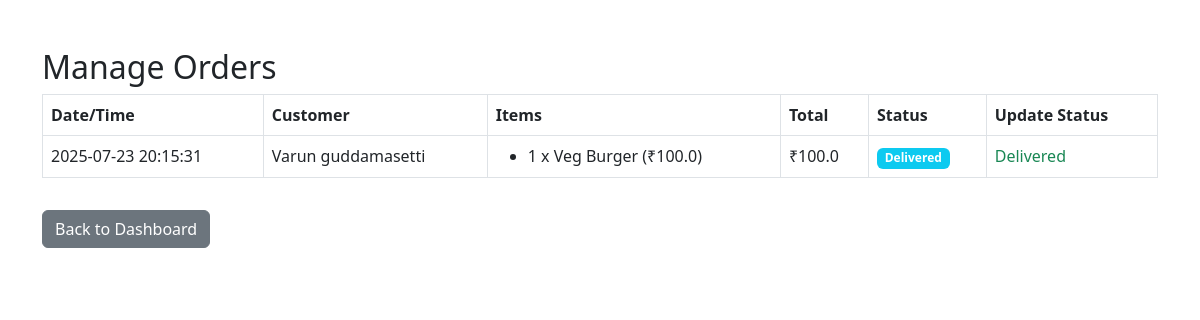
The app's page /partner_orders (signed in) with its own data.
### tables this page shows
CREATE TABLE orders (
    id INTEGER PRIMARY KEY AUTOINCREMENT,
    username TEXT NOT NULL,
    items TEXT NOT NULL,
    total REAL NOT NULL,
    address_id INTEGER,
    payment_mode TEXT,
    order_status TEXT DEFAULT 'Order Placed',
    timestamp DATETIME DEFAULT CURRENT_TIMESTAMP
, restaurant_id INTEGER);

### routes/partner_routes.py (the view)
@partner_bp.route('/partner_orders', methods=['GET', 'POST'])
def partner_orders():
    if 'partner' not in session:
        return redirect(url_for('partner.partner_login'))
    username = session['partner']
    try:
        conn = sqlite3.connect('database.db')
        cursor = conn.cursor()
        cursor.execute('SELECT restaurant_id FROM restaurant_owners WHERE username=?', (username,))
        row = cursor.fetchone()
        if not row or not row[0]:
            conn.close()
            flash('Please create your restaurant profile first.', 'warning')
            return redirect(url_for('partner.partner_restaurant_profile'))
        restaurant_id = row[0]
        if request.method == 'POST':
            order_id = request.form['order_id']
            new_status = request.form['order_status']
            cursor.execute('UPDATE orders SET order_status=? WHERE id=?', (new_status, order_id))
            conn.commit()
            flash('Order status updated!', 'success')
        cursor.execute('SELECT id, username, items, total, order_status, timestamp FROM orders WHERE restaurant_id=? ORDER BY timestamp DESC', (restaurant_id,))
        all_orders = cursor.fetchall()
        partner_orders = []
        for oid, username, items, total, order_status, timestamp in all_orders:
            item_list = json.loads(items)
            partner_orders.append({
                'id': oid,
                'username': username,
                'items': item_list,
                'total': total,
                'order_status': order_status,
                'timestamp': timestamp
            })
        conn.close()
        status_options = ['Order Placed', 'Preparing', 'Ready', 'Out for Delivery', 'Delivered']
        return render_template('partner_orders.html', orders=partner_orders, status_options=status_options, restaurant_id=restaurant_id)
    except Exception as e:
        logging.error(f"Partner orders error: {e}")
        flash('An error occurred while loading orders. Please try again later.', 'danger')
        return render_template('partner_orders.html', orders=[], status_options=[], restaurant_id=None)

### templates/partner_orders.html (shortened to what this page needs)
<!DOCTYPE html>
<html lang="en">
<head>
    <link rel="stylesheet" href="https://cdn.jsdelivr.net/npm/bootstrap@5.3.0/dist/css/bootstrap.min.css">
</head>
<body>
<div class="container mt-5">
    <h2>Manage Orders</h2>
    <table class="table table-bordered">
        <thead>
            <tr>
                <th>Date/Time</th>
                <th>Customer</th>
                <th>Items</th>
                <th>Total</th>
                <th>Status</th>
                <th>Update Status</th>
            </tr>
        </thead>
        <tbody>
            {% for order in orders %}
            <tr>
                <td>{{ order.timestamp }}</td>
                <td>{{ order.username }}</td>
                <td>
                    <ul class="mb-0">
                        {% for item in order['items'] %}
                        <li>{{ item.quantity }} x {{ item.name }} (₹{{ item.price }})</li>
                        {% endfor %}
                    </ul>
                </td>
                <td>₹{{ order.total }}</td>
                <td><span class="badge bg-info">{{ order.order_status }}</span></td>
                <td>
                    {% if order.order_status == 'Delivered' %}
                        <span class="text-success">Delivered</span>
                    {% endif %}
                </td>
            </tr>
            {% else %}
            <tr><td colspan="6">No orders found.</td></tr>
            {% endfor %}
        </tbody>
    </table>
    <a href="/partner_dashboard" class="btn btn-secondary mt-3">Back to Dashboard</a>
</div>
</body>
</html>

### records on screen
orders: timestamp "2025-07-23 20:15:31", username "Varun guddamasetti", quantity "1", name "Veg Burger", price "100.0", total "100.0", order_status "Delivered"
